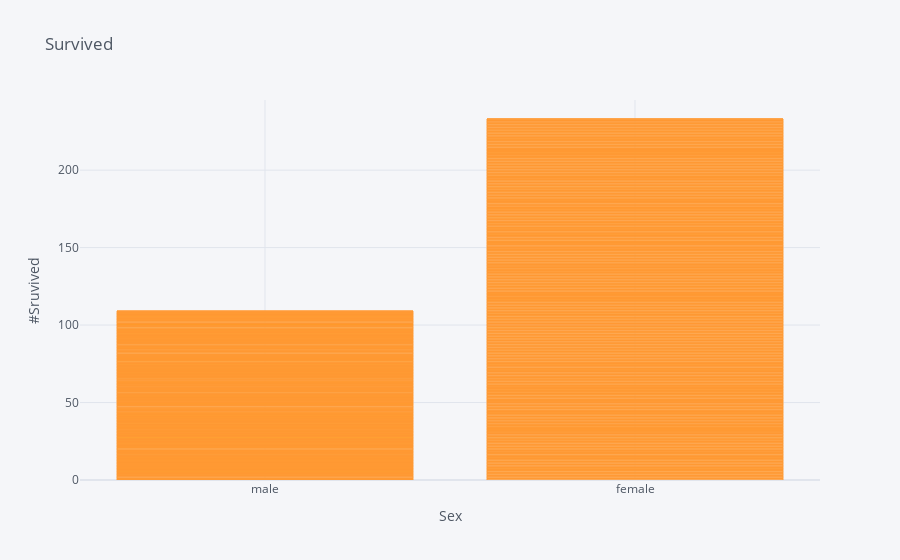

Source (notebook cell):
### Code cell
titanic.iplot(kind='bar',x='sex',y='survived',title='Survived',xTitle='Sex',yTitle='#Sruvived')

### Figure 1 — Plotly figure (JSON) as saved in the notebook; plotly's stock layout.template omitted (floating-point values rounded to 4 significant figures; data arrays with more than 128 entries replaced by an {"elided": "..."} marker saying what was removed)
{"data": [{"marker": {"color": "rgba(255, 153, 51, 0.6)", "line": {"color": "rgba(255, 153, 51, 1.0)", "width": 1}}, "name": "survived", "orientation": "v", "text": "", "type": "bar", "x": {"elided": "891 str values"}, "y": {"elided": "891 int values"}}], "layout": {"legend": {"bgcolor": "#F5F6F9", "font": {"color": "#4D5663"}}, "paper_bgcolor": "#F5F6F9", "plot_bgcolor": "#F5F6F9", "title": {"font": {"color": "#4D5663"}, "text": "Survived"}, "xaxis": {"gridcolor": "#E1E5ED", "showgrid": true, "tickfont": {"color": "#4D5663"}, "title": {"font": {"color": "#4D5663"}, "text": "Sex"}, "zerolinecolor": "#E1E5ED"}, "yaxis": {"gridcolor": "#E1E5ED", "showgrid": true, "tickfont": {"color": "#4D5663"}, "title": {"font": {"color": "#4D5663"}, "text": "#Sruvived"}, "zerolinecolor": "#E1E5ED"}}}
